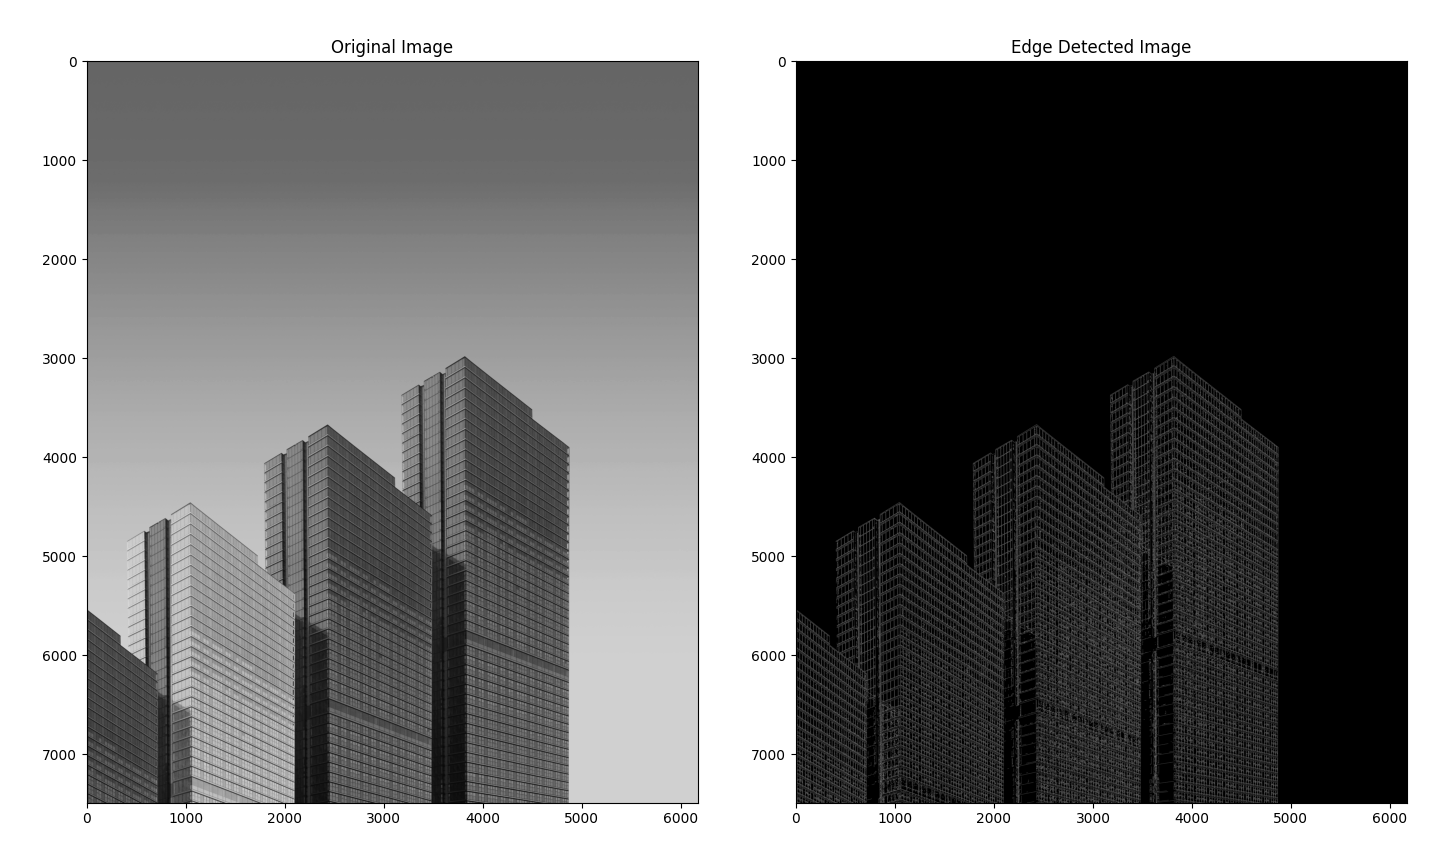

Recreate this plot in Python.

# Python 2/3 compatibility
from __future__ import print_function
import numpy as np
import cv2
import matplotlib.pyplot as plt
# Read the image
image_path = '/Users/meltemballan/Documents/Image_Processing/CH4_Ballan/zoltan-tasi-HYgAmBKC0hk-unsplash.jpg'
gray_image = cv2.imread(image_path, cv2.IMREAD_GRAYSCALE)

# Convert the image to the logarithmic domain
log_image = np.log1p(np.array(gray_image, dtype="float"))

# Perform the 2D Fast Fourier Transform to get the frequency transform of the image
f = np.fft.fft2(log_image)
fshift = np.fft.fftshift(f)

# Create a Gaussian high-pass filter
M, N = gray_image.shape
sigma =3 # This value controls the cutoff frequency, adjust as needed
[X, Y] = np.meshgrid(np.arange(0, N), np.arange(0, M))
centerX = np.ceil(N / 2)
centerY = np.ceil(M / 2)
gaussianNumerator = (X - centerX)**2 + (Y - centerY)**2
# Low pass and high pass filters
Hlow = np.exp(-gaussianNumerator / (2 * sigma * sigma))
Hhigh = 1 - Hlow

# Apply the high-pass filter to the frequency transform
fshift_filtered = fshift * Hhigh

# Perform the inverse 2D Fast Fourier Transform to get the filtered image
f_ishift = np.fft.ifftshift(fshift_filtered)
img_back = np.fft.ifft2(f_ishift)
img_back = np.abs(img_back)

# Convert the image back to the original domain by applying the exponential function
img_back = np.expm1(img_back)

# Normalize the image to the range [0, 255]
img_back = cv2.normalize(img_back, None, alpha=0, beta=255, norm_type=cv2.NORM_MINMAX, dtype=cv2.CV_8U)

# Perform Canny edge detection
edges = cv2.Canny(img_back, threshold1=5, threshold2=50)

# Display the original, equalized, and edge detected images
plt.figure(figsize=(10, 10))

plt.subplot(121)
plt.imshow(gray_image, cmap='gray')
plt.title('Original Image')



plt.subplot(122)
plt.imshow(edges, cmap='gray')
plt.title('Edge Detected Image')

plt.tight_layout()  # Improve layout
plt.show()
